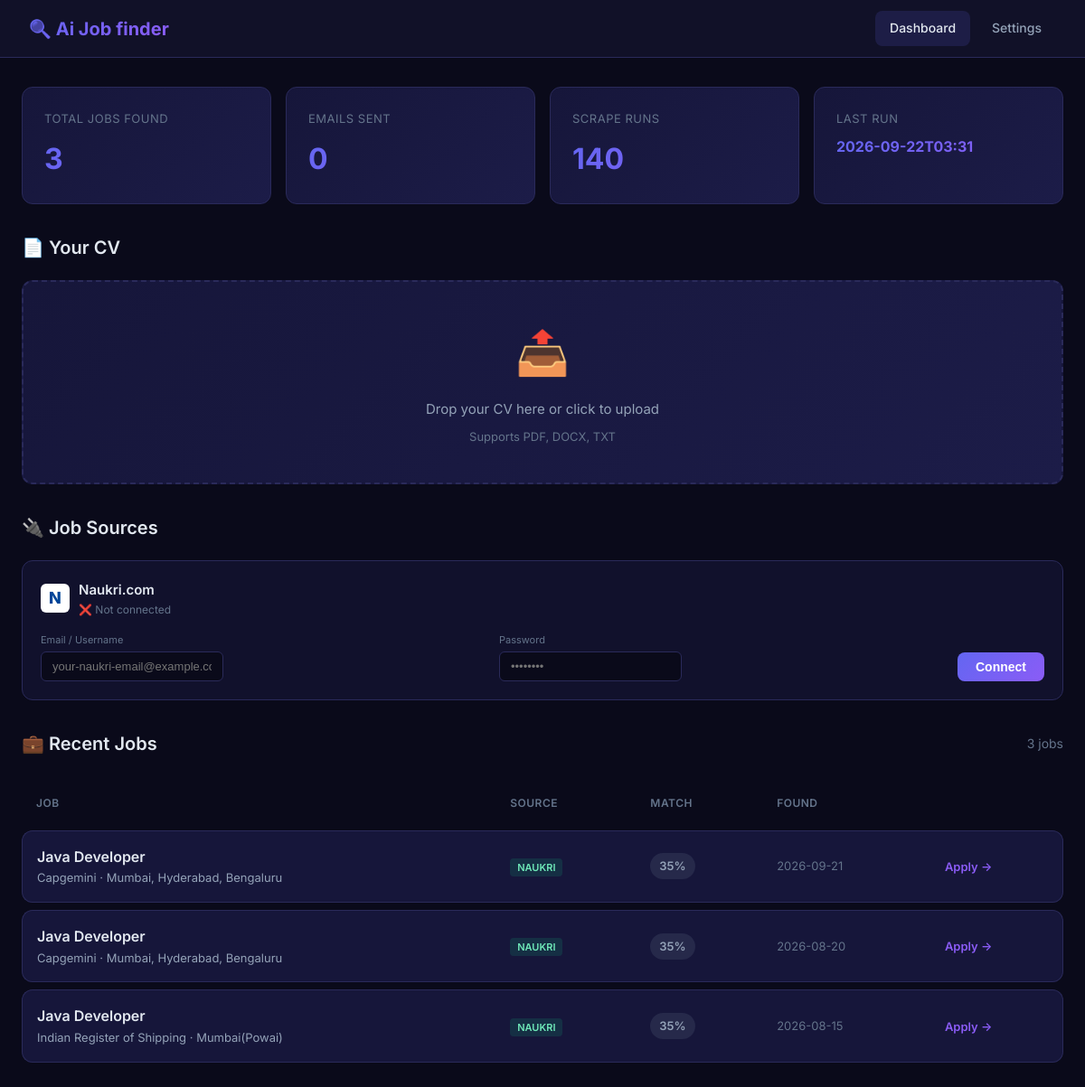
Before: / with the older database file.
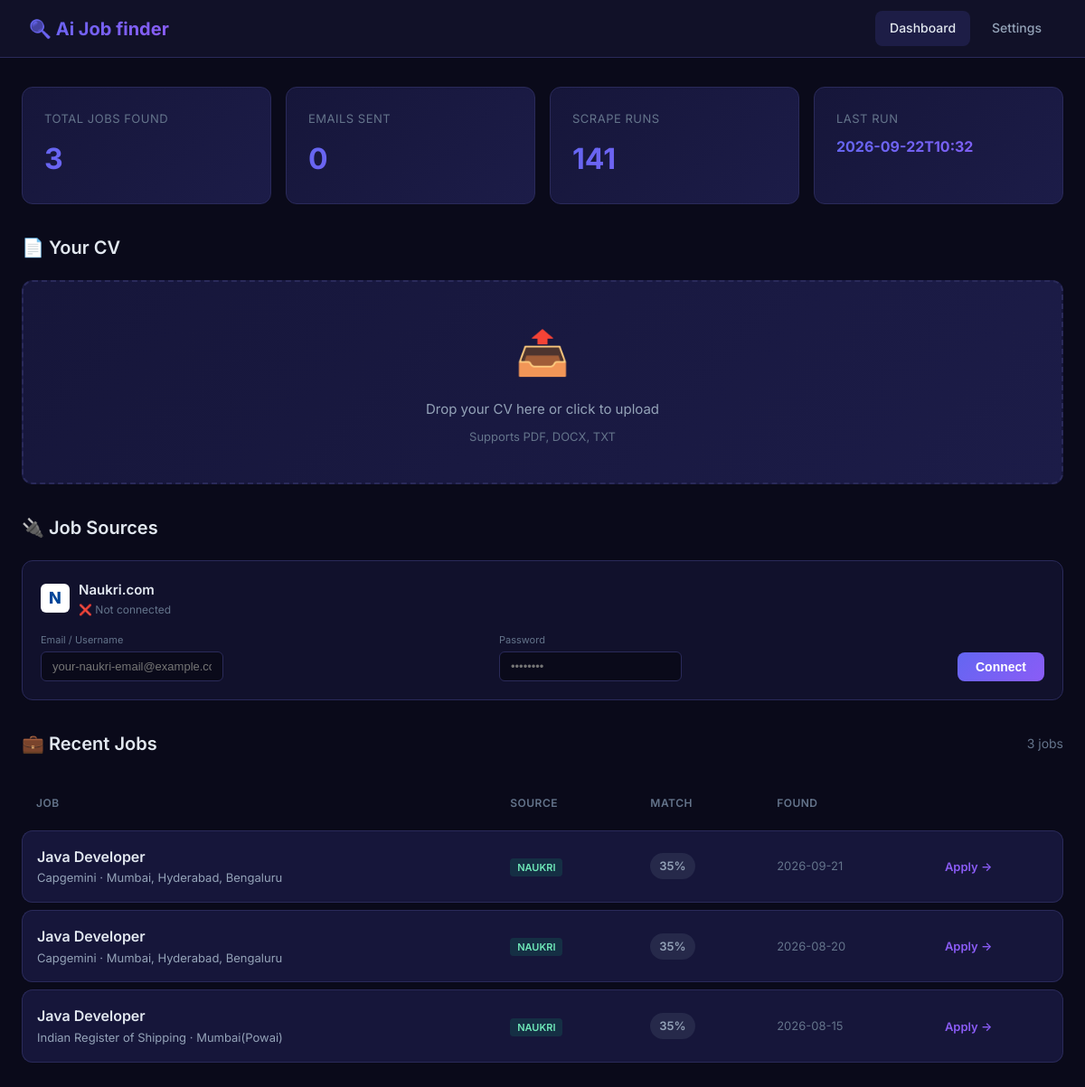
After: the same page with the newer database file.
### tables this page shows
CREATE TABLE scrape_runs (
                    id INTEGER PRIMARY KEY AUTOINCREMENT,
                    timestamp TEXT,
                    jobs_found INTEGER,
                    jobs_new INTEGER,
                    jobs_notified INTEGER
                );

CREATE TABLE seen_jobs (
                    id TEXT PRIMARY KEY,
                    title TEXT,
                    company TEXT,
                    location TEXT,
                    url TEXT,
                    source TEXT,
                    score REAL DEFAULT 0.0,
                    first_seen TEXT,
                    notified INTEGER DEFAULT 0,
                    notified_at TEXT
                );

### web/app.py (the view, shortened to what this page needs)
    @app.route("/")
    def index():
        page = request.args.get("page", 1, type=int)
        per_page = 20
        offset = (page - 1) * per_page
        config = load_config()
        db = JobDatabase(DB_PATH)
        total_jobs = db.get_total_jobs_count()
        recent_jobs = db.get_recent_jobs(limit=per_page, offset=offset)
        stats = db.get_stats()
        total_pages = (total_jobs + per_page - 1) // per_page
        cv_info = None
        return render_template(
            "index.html",
            jobs=recent_jobs,
            stats=stats,
            cv_info=cv_info,
            config=config,
            page=page,
            total_pages=total_pages,
            total_jobs=total_jobs
        )

### config.py (called while the page is built, shortened)
def load_config() -> AgentConfig:
    config = AgentConfig()
    config.email.sender_email = os.getenv("EMAIL_SENDER", config.email.sender_email)
    config.email.sender_password = os.getenv("EMAIL_PASSWORD", config.email.sender_password)
    config.email.recipient_email = os.getenv("EMAIL_RECIPIENT", config.email.recipient_email)
    config.naukri.naukri_user = os.getenv("NAUKRI_USER", config.naukri.naukri_user)
    config.naukri.naukri_password = os.getenv("NAUKRI_PASSWORD", config.naukri.naukri_password)
    config.tinyfish.api_key = os.getenv("TINYFISH_API_KEY", config.tinyfish.api_key)
    env_cv_path = os.getenv("CV_PATH")
    if env_cv_path:
        config.cv_path = env_cv_path
    return config

### storage/db.py (called while the page is built)
    def _connect(self) -> sqlite3.Connection:
        return sqlite3.connect(self.db_path)

    def get_recent_jobs(self, limit: int = 50, offset: int = 0) -> list:
        with self._connect() as conn:
            conn.row_factory = sqlite3.Row
            cursor = conn.execute("""
                SELECT * FROM seen_jobs
                ORDER BY first_seen DESC, score DESC
                LIMIT ? OFFSET ?
            """, (limit, offset))
            return [dict(row) for row in cursor.fetchall()]

    def get_total_jobs_count(self) -> int:
        with self._connect() as conn:
            return conn.execute("SELECT COUNT(*) FROM seen_jobs").fetchone()[0]

    def get_stats(self) -> dict:
        with self._connect() as conn:
            total = conn.execute("SELECT COUNT(*) FROM seen_jobs").fetchone()[0]
            notified = conn.execute("SELECT COUNT(*) FROM seen_jobs WHERE notified = 1").fetchone()[0]
            runs = conn.execute("SELECT COUNT(*) FROM scrape_runs").fetchone()[0]
            last_run = conn.execute(
                "SELECT timestamp FROM scrape_runs ORDER BY id DESC LIMIT 1"
            ).fetchone()
            return {
                "total_jobs_seen": total,
                "total_notified": notified,
                "total_runs": runs,
                "last_run": last_run[0] if last_run else "Never",
            }

### web/templates/index.html (shortened to what this page needs)
<!DOCTYPE html>
<html lang="en">
<head>
</head>
<body>
    <nav>
        <div class="nav-brand">🔍 Ai Job finder</div>
        <div class="nav-links">
            <a href="/" class="active">Dashboard</a>
            <a href="/settings">Settings</a>
        </div>
    </nav>
    <div class="container">
        <div class="stats-grid">
            <div class="stat-card">
                <div class="stat-label">Total Jobs Found</div>
                <div class="stat-value">{{ stats.total_jobs_seen }}</div>
            </div>
            <div class="stat-card">
                <div class="stat-label">Emails Sent</div>
                <div class="stat-value">{{ stats.total_notified }}</div>
            </div>
            <div class="stat-card">
                <div class="stat-label">Scrape Runs</div>
                <div class="stat-value">{{ stats.total_runs }}</div>
            </div>
            <div class="stat-card">
                <div class="stat-label">Last Run</div>
                <div class="stat-value" style="font-size:16px;">{{ stats.last_run[:16] if stats.last_run != 'Never' else 'Never' }}</div>
            </div>
        </div>
        <div class="section">
            <div class="section-header">
                <h2 class="section-title">📄 Your CV</h2>
            </div>
            {% if cv_info and not cv_info.get('error') %}
            <div class="cv-card">
                <h3>✓ CV Loaded: {{ cv_info.path.split('\\')[-1].split('/')[-1] }}</h3>
                {% if cv_info.email or cv_info.phone %}
                <div class="cv-detail">
                    {% if cv_info.email %}<strong>Email:</strong> {{ cv_info.email }} &nbsp;&nbsp;{% endif %}
                    {% if cv_info.phone %}<strong>Phone:</strong> {{ cv_info.phone }}{% endif %}
                </div>
                {% endif %}
                {% if cv_info.links %}
                <div class="cv-detail"><strong>Links:</strong>
                    {% for link in cv_info.links %}
                        <a href="{{ link if link.startswith('http') else 'https://' + link }}" target="_blank" style="color: var(--accent-blue); text-decoration: none; margin-right: 8px;">{{ link }}</a>
                    {% endfor %}
                </div>
                {% endif %}
                <div class="cv-detail"><strong>Experience:</strong> {{ cv_info.experience_years }} years</div>
                {% if cv_info.job_titles %}
                <div class="cv-detail"><strong>Job Titles:</strong> {{ cv_info.job_titles | join(', ') }}</div>
                {% endif %}
                {% if cv_info.education %}
                <div class="cv-detail"><strong>Education:</strong> {{ cv_info.education | join(', ') }}</div>
                {% endif %}
                {% if cv_info.skills %}
                <div class="cv-detail"><strong>Technical Skills:</strong></div>
                <div class="skill-tags">
                    {% for skill in cv_info.skills %}
                    <span class="skill-tag">{{ skill }}</span>
                    {% endfor %}
                </div>
                {% endif %}
            </div>
            {% else %}
            <form action="/upload" method="post" enctype="multipart/form-data">
                <div class="upload-area" id="upload-area">
                    <div class="upload-icon">📤</div>
                    <div class="upload-text">Drop your CV here or click to upload</div>
                    <div class="upload-hint">Supports PDF, DOCX, TXT</div>
                </div>
            </form>
            {% endif %}
        </div>
        <div class="section">
            <div class="section-header">
                <h2 class="section-title">🔌 Job Sources</h2>
            </div>
            <div class="naukri-card {% if config.naukri.naukri_user %}connected{% endif %}">
                <div class="naukri-card-header">
                    <div class="naukri-logo">N</div>
                    <div>
                        <div style="font-weight: 600; font-size: 15px;">Naukri.com</div>
                        <div style="font-size: 12px; color: var(--text-muted);">
                            {% if config.naukri.naukri_user %}
                                ✅ Connected as {{ config.naukri.naukri_user }}
                            {% else %}
                                ❌ Not connected
                            {% endif %}
                        </div>
                    </div>
                </div>
                <form action="/connect-naukri" method="post" class="naukri-form">
                    <div>
                        <label>Email / Username</label>
                        <input type="text" name="naukri_user" value="{{ config.naukri.naukri_user }}" placeholder="your-naukri-email@example.com">
                    </div>
                    <div>
                        <label>Password</label>
                        <input type="password" name="naukri_password" value="{{ config.naukri.naukri_password }}" placeholder="••••••••">
                    </div>
                    <button type="submit" class="btn btn-primary" style="padding: 8px 20px;">
                        {{ "Update" if config.naukri.naukri_user else "Connect" }}
                    </button>
                </form>
            </div>
        </div>
        <div class="section">
            <div class="section-header">
                <h2 class="section-title">💼 Recent Jobs</h2>
                <span style="color: var(--text-muted); font-size: 14px;">{{ jobs | length }} jobs</span>
            </div>
            {% if jobs %}
            <table class="jobs-table">
                <thead>
                    <tr>
                        <th>Job</th>
                        <th>Source</th>
                        <th>Match</th>
                        <th>Found</th>
                        <th></th>
                    </tr>
                </thead>
                <tbody>
                    {% for job in jobs %}
                    <tr>
                        <td>
                            <a href="{{ job.url }}" target="_blank" class="job-title">{{ job.title }}</a>
                            <div class="job-company">{{ job.company }} {% if job.location %}· {{ job.location }}{% endif %}</div>
                        </td>
                        <td>
                            <span class="job-source source-{{ job.source }}">{{ job.source }}</span>
                        </td>
                        <td>
                            {% set score = (job.score * 100) | int %}
                            <span class="score-badge {% if score >= 70 %}score-high{% elif score >= 40 %}score-mid{% else %}score-low{% endif %}">
                                {{ score }}%
                            </span>
                        </td>
                        <td style="color: var(--text-muted); font-size: 13px;">
                            {{ job.first_seen[:10] if job.first_seen else 'N/A' }}
                        </td>
                        <td>
                            <a href="{{ job.url }}" target="_blank" class="apply-link">Apply →</a>
                        </td>
                    </tr>
                    {% endfor %}
                </tbody>
            </table>
            {% else %}
            <div class="empty-state">
                <div class="icon">🔎</div>
                <h3>No jobs yet</h3>
                <p>Upload your CV and run a scrape to discover matching jobs</p>
            </div>
            {% endif %}
        </div>
    </div>
</body>
</html>

Changed rows visible on the page:
no longer on this page (row unchanged): scrape_runs: timestamp "2026-09-22T03:31"
added scrape_runs: timestamp "2026-09-22T10:32"
Other visible differences:
{{ stats.total_runs }}: "140" → "141"
